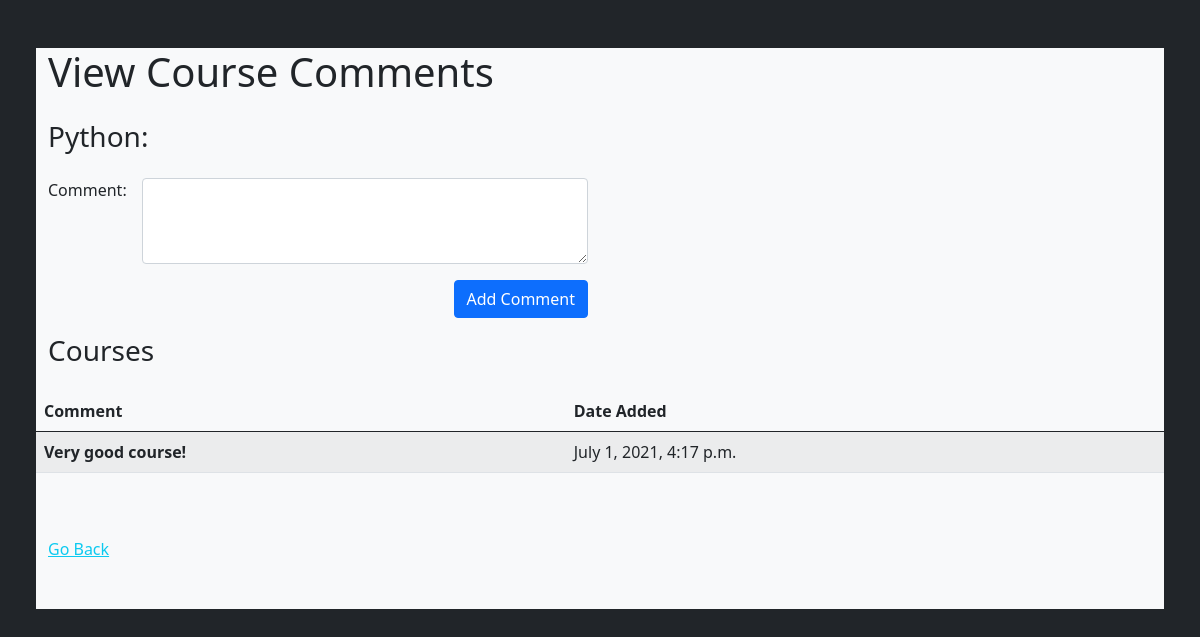
/view/30/, run on the app's committed database.
### cour/models.py (models this page shows, shortened)
class Course(models.Model):
    name = models.CharField(max_length=255)
    created_at = models.DateTimeField(auto_now_add=True)
    updated_at = models.DateTimeField(auto_now=True)
    objects = CourseManager()

class Comment(models.Model):
    comment = models.TextField()
    course = models.ForeignKey(Course, related_name="comments", on_delete = models.CASCADE)
    created_at = models.DateTimeField(auto_now_add=True)
    updated_at = models.DateTimeField(auto_now=True)
    objects = CommentManager()

### cour/views.py (the view)
# urls.py: path('view/<int:course_id>/', views.view, name="my_view"),
def view(request, course_id):
    this_course = Course.objects.get(id=course_id)
    all_comments = Comment.objects.filter(course=Course.objects.get(id=course_id))
    context = {
        'this_course': this_course,
        'all_comments': all_comments
    }
    return render(request, "comment.html", context)

### cour/templates/comment.html (shortened to what this page needs)
{% extends "base.html" %}
{% block heading_title %}<h1>View Course Comments</h1>{% endblock %}
{% block content %}
<div class="row bg-light pb-3">
    <h3>{{ this_course.name }}: {{ this_course.description.description }}</h3>
</div>
<form action="{% url 'my_comment' course_id=this_course.id %}" method="POST">
    <div class="row bg-light pb-3">
        <div class="col-6">
            <div class="row">
                <div class="col-2">
                    <div class="mb-3">
                        <label for="course_comment" class="form-label">Comment:</label>
                    </div>
                </div>
                <div class="col-10">
                    <div class="mb-3">
                        <textarea class="form-control" id="course_comment" name="course_comment" rows="3">{{ request.session.form_data.course_comment }}</textarea>
                    </div>
                </div>
            </div>
            <div class="row">
                <div class="col-4 offset-8 text-end">
                    <button type="submit" class="btn btn-primary">Add Comment</button>
                </div>
            </div>
        </div>
    </div>
    {% if all_comments %}
        <div class="row bg-light">
            <h3>Courses</h3>
        </div>
        <div class="row pt-3 pb-5 bg-light">
            <table class="table table-striped">
                <thead>
                    <tr>
                    <th scope="col">Comment</th>
                    <th scope="col">Date Added</th>
                    </tr>
                </thead>
                <tbody>
                    {% for comment in all_comments %}
                        <tr>
                        <th scope="row">{{ comment.comment }}</th>
                        <td>{{ comment.created_at }}</td>
                        </tr>
                    {% endfor %}
                </tbody>
                </table>
        </div>
    {% else %}
    <div class="row bg-light pb-5">
            <h2>Currently there no comments...</h2>
    </div>
    {% endif %}
    <div class="row bg-light pb-5">
        <a href="{% url 'my_index' %}" class="link-info">Go Back</a>
    </div>
{% endblock %}

### data on the page
Course: name "Python"
Comment: comment "Very good course!", created_at "July 1, 2021, 4:17 p.m."
